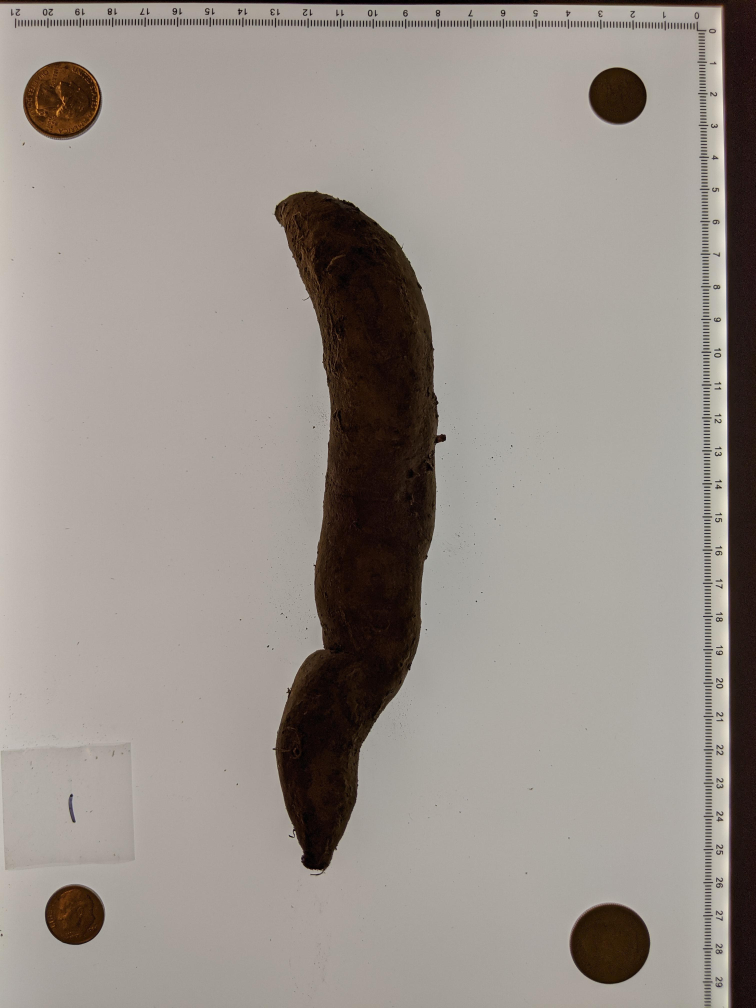
#> input picture Photos/PXL_20201223_175713470_rotated.jpg, 3024 x 4032 px (shown at 1/4 size); its folder holds only this picture in this run
$ jupyter execute imageAnalysis_finalIterative.ipynb
#> lines starting #> are read from the running program, lines starting #| are printed output that depends on the picture; after the words box and inside, x2 and y2 are one past the last pixel; in counts of white or black regions, pixels touching at a corner belong together
[cell 1]
import sys, os
import numpy as np
import pandas as pd
import matplotlib.pyplot as plt
import matplotlib.image as mpimg
from scipy import ndimage as ndi
from skimage.util import random_noise
from skimage import feature
from skimage.color import rgb2gray
from skimage.measure import label, regionprops, regionprops_table
from skimage.transform import rotate

from skimage import data
from skimage.exposure import histogram
from skimage import morphology
from skimage.restoration import denoise_nl_means

##############
def getLargestCC(segmentlabel):
    assert( segmentlabel.max() != 0 ) # assume at least 1 CC
    largestCC = segmentlabel == np.argmax(np.bincount(segmentlabel.flat)[1:])+1
    return largestCC
##############

#Create empty pd dataframe
df = pd.DataFrame(columns = ['major_axis_length', 'minor_axis_length', 'bbox', 'filled_area',
                                                'bbox_area','perimeter','extent'])

hline='\t'.join(['major_axis_length', 'minor_axis_length', 'bbox-0', 'bbox-1', 'bbox-2', 'bbox-3', 'filled_area',
                                                'bbox_area','perimeter','extent', 'TotalWhiteRows', 'TotalWhiteCols'])
flist = os.listdir('Photos')
out1=open('extractedValues.tab','w')
out1.write(f'#File\tMaximumWidth\t{hline}\n')

for file in flist:
    print ("Reading file: ", file); alist=[file]
    image = mpimg.imread(f'Photos/{file}')
#> image is the input picture: shape (4032, 3024, 3); mean R, G, B 152.9, 145.2, 139.1
    grayscale = rgb2gray (image)

    #Intensity histogram
    hist, hist_centers = histogram(grayscale)
#> hist = 256 values, max 864951 at index 171, min 16 at index 253, mean 47628; hist_centers = 256 values from 0.00195 to 0.996
    fillh = ndi.binary_fill_holes(grayscale<0.5) #Intensity filtering
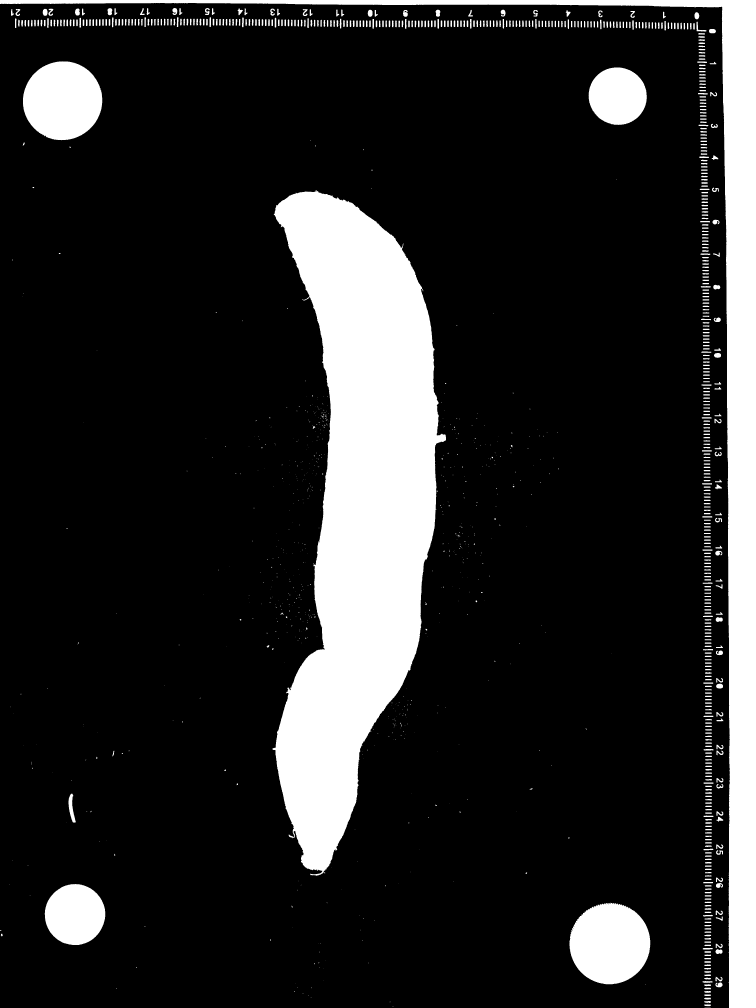
#> fillh: shape (4032, 3024) bool (shown at 1/4 size); 15.8% white; 1301 white regions (670 under 20 px), largest, box (x1, y1, x2, y2) and area: (1090, 760, 1784, 3504) 1059555, (0, 0, 3024, 4032) 516972, (2278, 3611, 2601, 3937) 82111
    fillh2 = morphology.remove_small_objects(fillh, 100000) #Remove coins and tapes
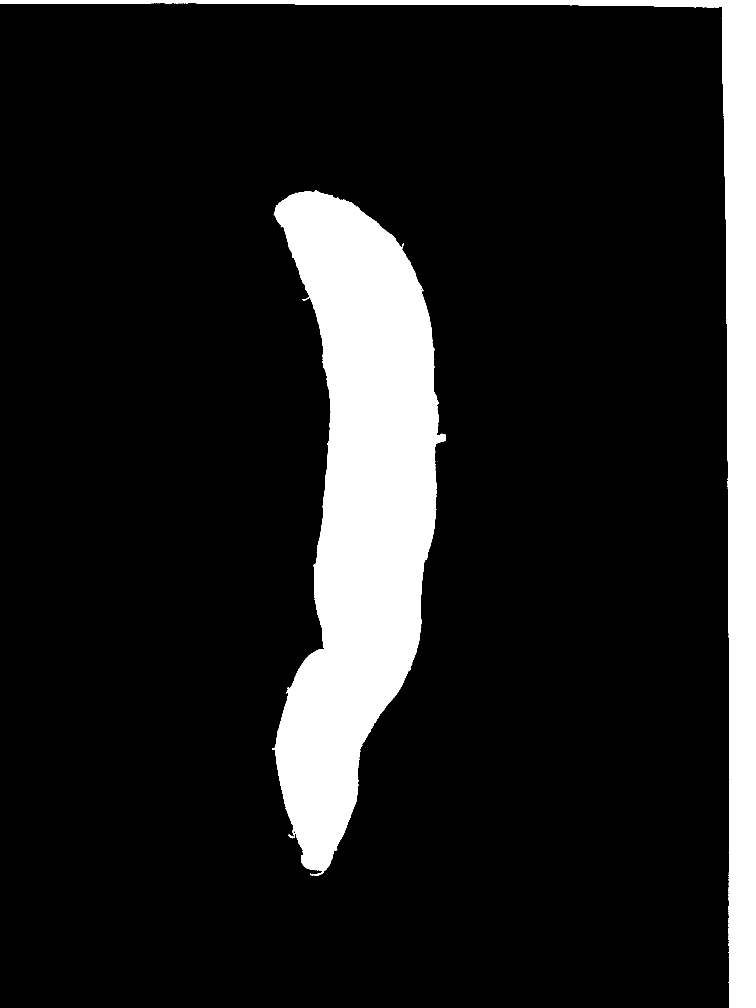
#> fillh2: shape (4032, 3024) bool (shown at 1/4 size); 12.9% white; 2 white regions, box (x1, y1, x2, y2) and area: (1090, 760, 1784, 3504) 1059551, (0, 0, 3024, 4032) 516967
    fillh3 = morphology.binary_opening(fillh2,  morphology.disk(20)) #Remove root hair
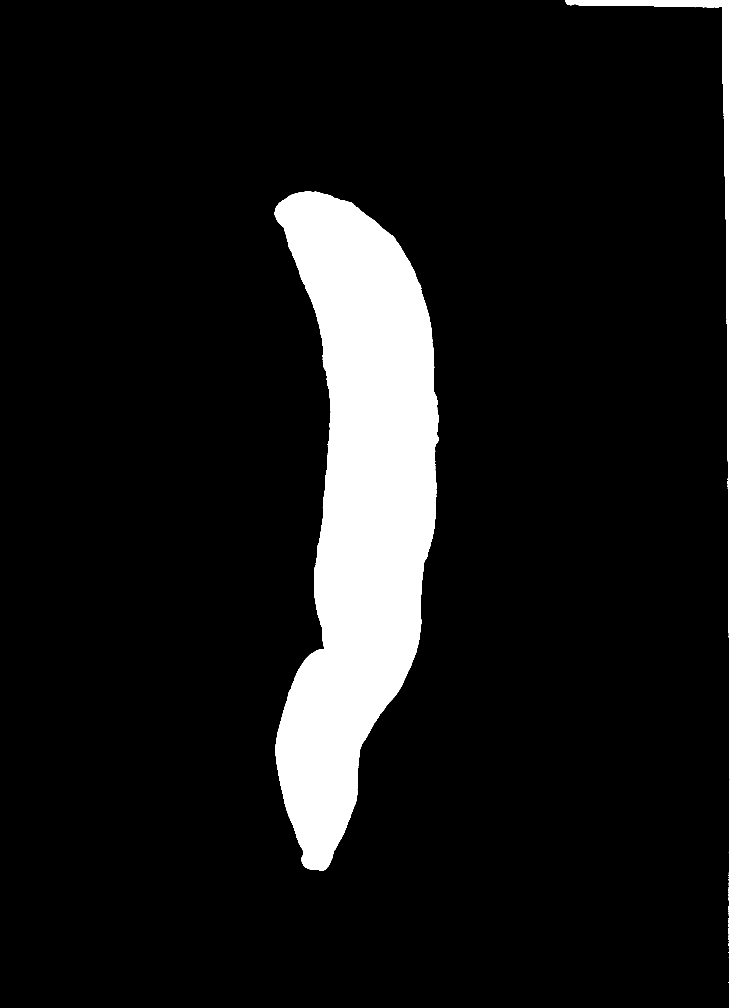
#> fillh3: shape (4032, 3024) bool (shown at 1/4 size); 12.6% white; 2 white regions, box (x1, y1, x2, y2) and area: (1098, 766, 1755, 3483) 1055992, (2261, 0, 3024, 4032) 479893
    fill_label = label(fillh3)
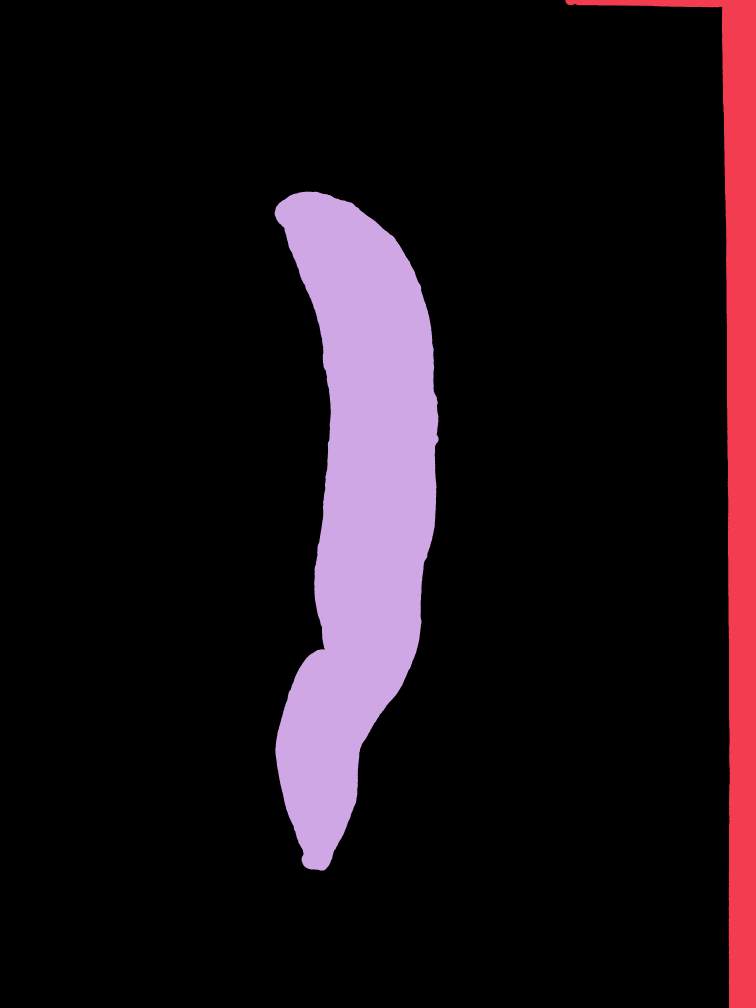
#> fill_label: shape (4032, 3024) int32 (shown at 1/4 size); 3 distinct labels, from 0 to 2; one colour per label, 0 black
    largest = getLargestCC(fill_label)
#> in getLargestCC, `largestCC = segmentlabel == np.argmax(np.bincount(segmentlabel.flat)[1..`:
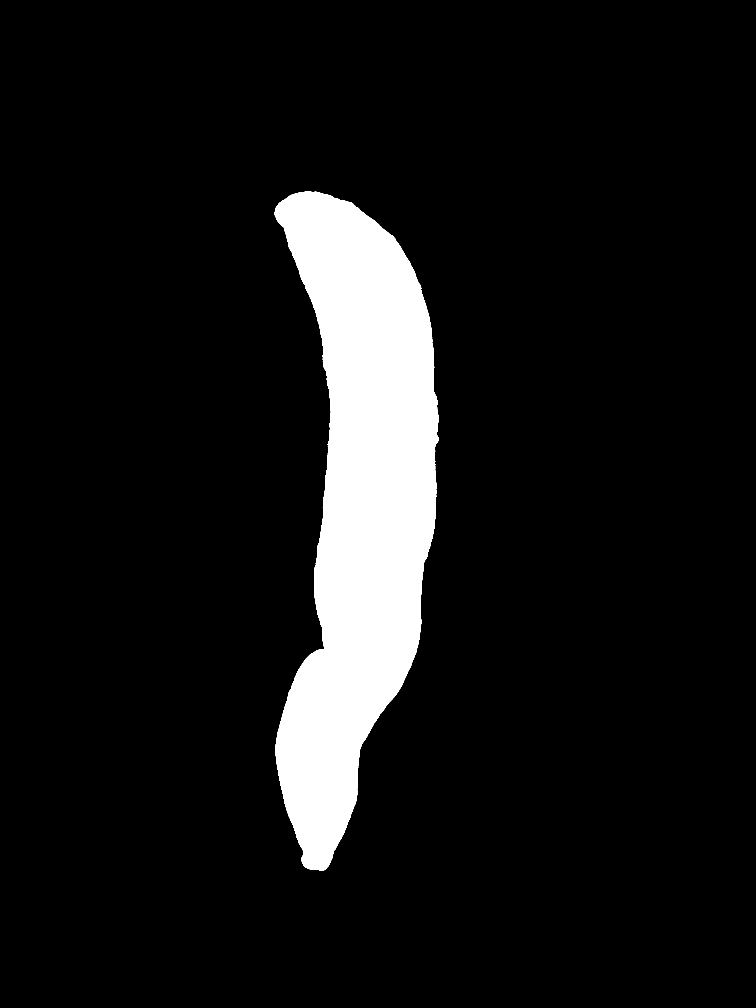
#> largestCC: shape (4032, 3024) bool (shown at 1/4 size); 8.7% white; 1 white region, box (x1, y1, x2, y2) and area: (1098, 766, 1755, 3483) 1055992
    larlabel = label(largest)

    #Get maximum width
    edtimage = ndi.distance_transform_edt(larlabel)
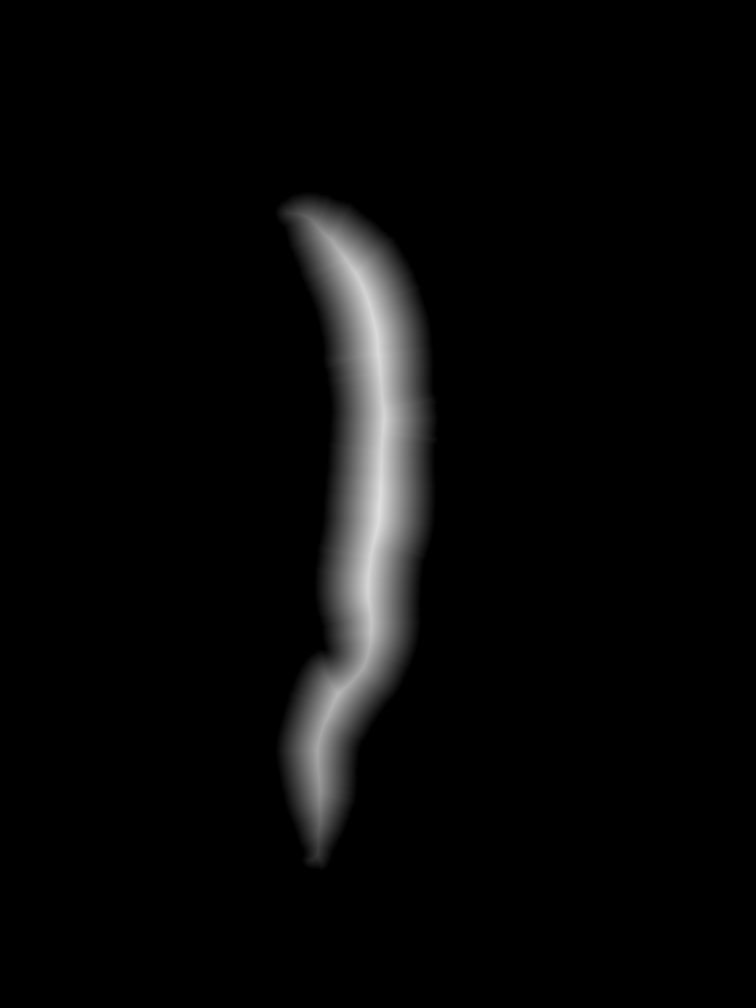
#> edtimage: shape (4032, 3024) float64 (shown at 1/4 size); min 0, max 224.9, mean 8.3
    #pd.DataFrame(edtimage).to_csv('testOut.tab', sep="\t")
    maxdist = 2 * np.amax(edtimage)
#> maxdist = 449.8
    alist.append(str(maxdist))

    #Get other properties
    props = regionprops_table(larlabel,properties=('major_axis_length', 'minor_axis_length', 'bbox', 'filled_area',
                                                'bbox_area','perimeter','extent'))
#> props = 10 items

    #Extract values and write to out
    pkeys=list(props.keys());
#> pkeys = ['major_axis_length', 'minor_axis_length', 'bbox-0', 'bbox-1', 'bbox-2', 'bbox-3', 'filled_area', 'bbox_area', 'perimeter', 'extent']
    for i in range(0,len(pkeys)):
        key=pkeys[i]
        arr=props[key][0]; alist.append(str(arr))
#> this loop made 10 passes
#> (key, arr) on passes 1 to 10: ('major_axis_length', 2883.8), ('minor_axis_length', 583.4), ('bbox-0', 766), ('bbox-1', 1098), ('bbox-2', 3483), ('bbox-3', 1755), ('filled_area', 1055992), ('bbox_area', 1785069), ('perimeter', 6507.4), ('extent', 0.592)
#> after the loop, alist = ['PXL_20201223_175713470_rotated.jpg', '449.7821694998591', '2883.797898964605', '583.3991795901052', '766', '1098', '3483', '1755', '1055992.0', '1785069.0', '6507.400646087497', '0.5915692894784459']
    aline='\t'.join(alist)

    #Get distance based on axes
    pd.DataFrame(props)
    row1 = props['bbox-0'][0]; row2 = props['bbox-2'][0]
#> after `row1 = props['bbox-0'][0]`: row1 = 766
#> after `row2 = props['bbox-2'][0]`: row2 = 3483
    col1 = props['bbox-2'][0]; col2 = props['bbox-3'][0]
#> after `col1 = props['bbox-2'][0]`: col1 = 3483
#> after `col2 = props['bbox-3'][0]`: col2 = 1755
    rows=abs(row1-row2)
#> rows = 2717
    cols=abs(col1-col2)
#> cols = 1728

    out1.write(f'{aline}\t{rows}\t{cols}\n')
out1.close()
print ("Done!")
